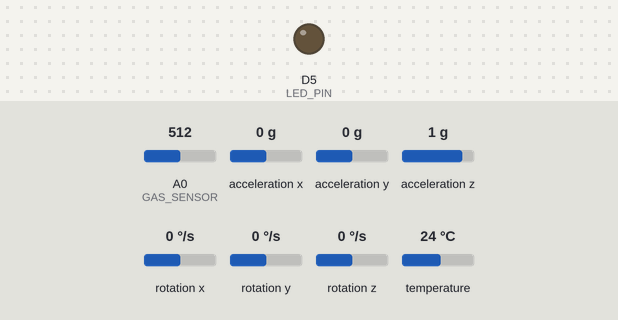
Bench run of a sketch on a simulated ESP8266 (NodeMCU). Shown: output pins drawn as LEDs (lit = HIGH). Inputs (shaded band) come from the test bench; at power-on: acceleration x 0 g, A0 (GAS_SENSOR) = 512, acceleration y 0 g, acceleration z 1 g, rotation x 0 °/s, rotation y 0 °/s, rotation z 0 °/s, temperature 24 °C. WiFi joins after 1.5 s; servers stay silent unless stated; uploads are accepted with an empty reply; what the sketch prints to the serial monitor is not drawn.

Above: at 3.9 s.
4.0 s: acceleration x set to -1.4 g
At 4.03 s:
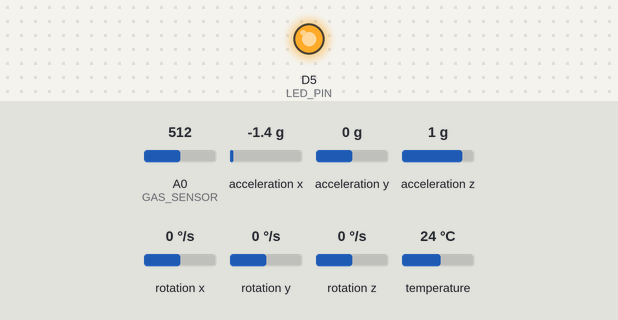
5.6 s: A0 (GAS_SENSOR) set to 539
7.1 s: A0 (GAS_SENSOR) set to 568
At 7.6 s:
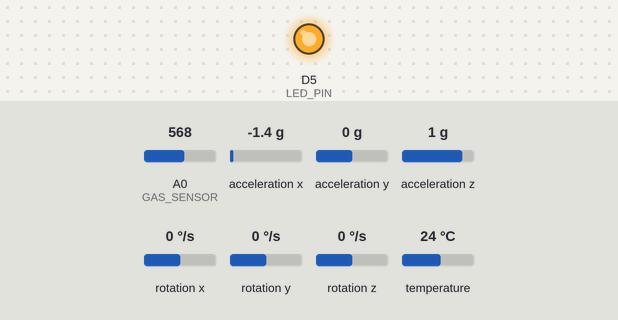
11.7 s: A0 (GAS_SENSOR) set to 306
At 12.9 s:
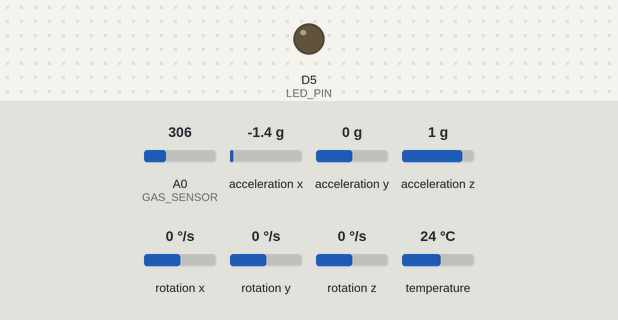
13.2 s: A0 (GAS_SENSOR) set to 660
At 13.9 s:
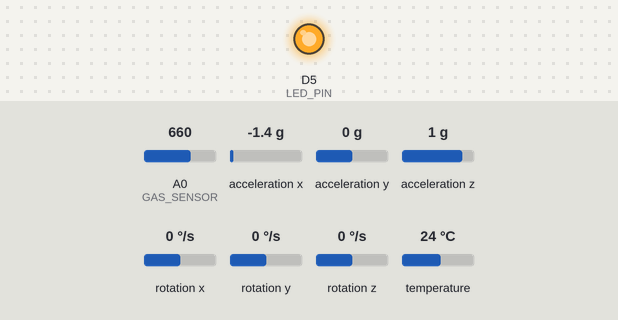
Timing chart, 0 to 15.7 s (numbered marks = the images above; inputs shaded):
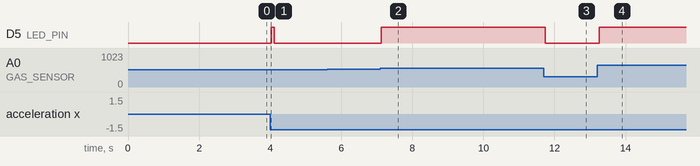

The sketch:

nodemcu_blackeye.ino
```cpp
/*
 * ==============================================================================
 * BLACK EYE — SIH26025 (Smart India Hackathon)
 * AI-Enabled Mine Subsidence & Hazard Monitoring Early Warning System
 *
 * NodeMCU ESP8266 Firmware (Station S-001)
 * Hardware Setup:
 *   - Adafruit MPU-6050 (I2C: D1 = SCL, D2 = SDA) -> Measures Tilt Angle (°) & Dynamic Strata Vibration
 *   - MQ-2 / MQ-4 Gas Sensor (Analog Out -> A0)     -> Measures Methane / Toxic Mine Gas (PPM)
 *   - Alert LED (Digital Out -> D5)                  -> Local Audio/Visual Hazard Indicator
 *
 * Transmits real-time JSON packets over Wi-Fi to the BLACK EYE Node.js Core Backend:
 *   POST http://<SERVER_IP>:5000/api/nodemcu
 * ==============================================================================
 */

#include <ESP8266WiFi.h>
#include <ESP8266HTTPClient.h>
#include <WiFiClient.h>
#include <Wire.h>
#include <Adafruit_MPU6050.h>
#include <Adafruit_Sensor.h>
#include <math.h>

// ==============================================================================
// 1. NETWORK CONFIGURATION — UPDATE WITH YOUR DETAILS
// ==============================================================================
const char* WIFI_SSID     = "HARSHAL-LAP 4524";
const char* WIFI_PASSWORD = "00000000";

// Your Laptop's Mobile Hotspot IP address:
const char* SERVER_IP   = "192.168.137.1";
const int   SERVER_PORT = 5000;
const char* STATION_ID  = "S-001";

// ==============================================================================
// 2. PIN DEFINITIONS & THRESHOLDS (Matches Your Setup)
// ==============================================================================
#define GAS_SENSOR A0     // MQ-2 / MQ-4 Gas Sensor Analog Output
#define LED_PIN    D5     // Alert LED Pin

Adafruit_MPU6050 mpu;

// Thresholds
int   gasThreshold       = 550;  // Raw ADC (0-1023): >550 indicates elevated coal mine gas
float vibrationThreshold = 2.0;  // Delta acceleration sum threshold
bool  mpuAvailable       = false;

// Telemetry intervals
const unsigned long TRANSMIT_INTERVAL_MS = 2500;  // Send to backend every 2.5s
unsigned long lastTransmitTime           = 0;

// Acceleration tracking
float lastX = 0;
float lastY = 0;
float lastZ = 0;

// Maximum vibration detected within transmission window
float maxWindowVibration = 0.0;

// ==============================================================================
// 3. WI-FI CONNECTION HELPER
// ==============================================================================
void connectWiFi() {
  Serial.print("\n[WiFi] Connecting to: ");
  Serial.println(WIFI_SSID);

  WiFi.persistent(false);
  WiFi.disconnect();
  delay(150);
  WiFi.mode(WIFI_STA);
  WiFi.begin(WIFI_SSID, WIFI_PASSWORD);

  int retries = 0;
  while (WiFi.status() != WL_CONNECTED && retries < 35) {
    delay(400);
    Serial.print(".");
    retries++;
  }

  if (WiFi.status() == WL_CONNECTED) {
    digitalWrite(LED_PIN, LOW);
    Serial.println("\n[WiFi] Connected successfully!");
    Serial.print("[WiFi] NodeMCU IP: ");
    Serial.println(WiFi.localIP());
    Serial.print("[WiFi] RSSI Signal: ");
    Serial.print(WiFi.RSSI());
    Serial.println(" dBm");
  } else {
    Serial.println("\n[WiFi] Connection timeout. Check that Hotspot is 2.4GHz.");
  }
}

// ==============================================================================
// 4. SETUP
// ==============================================================================
void setup() {
  Serial.begin(115200);
  delay(500);

  pinMode(GAS_SENSOR, INPUT);
  pinMode(LED_PIN, OUTPUT);
  digitalWrite(LED_PIN, LOW);

  // Initialize ESP8266 I2C (SDA = D2, SCL = D1)
  Wire.begin(D2, D1);
  Wire.setClock(100000);
  delay(150);

  Serial.println("\n========================================================");
  Serial.println("🛰️  BLACK EYE — Mine Safety System Starting (SIH26025)");
  Serial.println("========================================================");

  // 1. Scan I2C bus to find connected address
  Serial.println("🔍 Scanning I2C bus on SDA=D2, SCL=D1...");
  byte foundAddress = 0;
  for (byte address = 1; address < 127; address++) {
    Wire.beginTransmission(address);
    if (Wire.endTransmission() == 0) {
      Serial.print("✅ Found I2C device at address: 0x");
      if (address < 16) Serial.print("0");
      Serial.println(address, HEX);
      foundAddress = address;
    }
  }

  // If not found, try swapping SCL & SDA (in case wires were reversed)
  if (foundAddress == 0) {
    Serial.println("⚠️ Nothing on SDA=D2, SCL=D1. Testing reversed pins (SDA=D1, SCL=D2)...");
    Wire.begin(D1, D2);
    delay(100);
    for (byte address = 1; address < 127; address++) {
      Wire.beginTransmission(address);
      if (Wire.endTransmission() == 0) {
        Serial.print("✅ Found I2C device with swapped pins at: 0x");
        Serial.println(address, HEX);
        foundAddress = address;
        break;
      }
    }
    if (foundAddress == 0) {
      // Revert back to D2, D1
      Wire.begin(D2, D1);
      Serial.println("❌ No I2C device found. Check wires: VCC->VIN(5V), GND->GND, SCL->D1, SDA->D2.");
    }
  }

  // 2. Initialize MPU-6050
  mpuAvailable = false;
  byte targetAddr = (foundAddress != 0) ? foundAddress : 0x68;
  if (mpu.begin(targetAddr, &Wire)) {
    Serial.print("✅ MPU6050 Initialized at address 0x");
    Serial.println(targetAddr, HEX);
    mpuAvailable = true;
  } else if (mpu.begin(0x69, &Wire)) {
    Serial.println("✅ MPU6050 Initialized at secondary address 0x69!");
    mpuAvailable = true;
  } else {
    Serial.println("⚠️ MPU6050 could not be started. Check sensor soldering/connections.");
  }

  if (mpuAvailable) {
    mpu.setAccelerometerRange(MPU6050_RANGE_8_G);
    mpu.setGyroRange(MPU6050_RANGE_500_DEG);
    mpu.setFilterBandwidth(MPU6050_BAND_21_HZ);

    delay(300);

    sensors_event_t a, g, temp;
    mpu.getEvent(&a, &g, &temp);
    lastX = a.acceleration.x;
    lastY = a.acceleration.y;
    lastZ = a.acceleration.z;
    Serial.println("✅ MPU6050 Calibration complete!");
  }

  // Connect to Wi-Fi
  connectWiFi();

  Serial.println("✅ System Online!");
  Serial.println("--------------------------------------------------------");
}

// ==============================================================================
// 5. MAIN SENSING & TRANSMISSION LOOP
// ==============================================================================
void loop() {
  // -------------------------------------------------------------
  // A. READ MQ-2 GAS SENSOR (Fast loop: runs continuously)
  // -------------------------------------------------------------
  int gasValue = analogRead(GAS_SENSOR);
  bool gasDetected = (gasValue > gasThreshold);

  // -------------------------------------------------------------
  // B. READ MPU-6050 (Acceleration & Tilt)
  // -------------------------------------------------------------
  float x = 0.0, y = 0.0, z = 9.8;
  float currentVibration = 0.0;
  float roundedTilt = 0.0;
  float estimatedDisp = 1.2;
  bool vibrationDetected = false;

  if (mpuAvailable) {
    sensors_event_t a, g, temp;
    mpu.getEvent(&a, &g, &temp);

    x = a.acceleration.x;
    y = a.acceleration.y;
    z = a.acceleration.z;

    // 1. Dynamic Strata Vibration Delta
    float changeX = abs(x - lastX);
    float changeY = abs(y - lastY);
    float changeZ = abs(z - lastZ);
    currentVibration = changeX + changeY + changeZ;

    if (currentVibration > maxWindowVibration) {
      maxWindowVibration = currentVibration;
    }

    vibrationDetected = (currentVibration > vibrationThreshold);

    // 2. Angular Tilt Calculation in degrees
    float pitch = atan2(y, sqrt(x * x + z * z)) * (180.0 / M_PI);
    float roll  = atan2(-x, sqrt(y * y + z * z)) * (180.0 / M_PI);
    float totalTilt = sqrt(pitch * pitch + roll * roll);
    roundedTilt = round(totalTilt * 10.0) / 10.0;

    estimatedDisp = round((roundedTilt * 1.8 + currentVibration * 0.5) * 10.0) / 10.0;
    if (estimatedDisp < 0.5) estimatedDisp = 1.2;

    lastX = x;
    lastY = y;
    lastZ = z;
  }

  // -------------------------------------------------------------
  // C. LOCAL LED ALERT (Zero latency)
  // -------------------------------------------------------------
  if (gasDetected || vibrationDetected) {
    digitalWrite(LED_PIN, HIGH);
  } else {
    digitalWrite(LED_PIN, LOW);
  }

  // -------------------------------------------------------------
  // D. PERIODIC HTTP TELEMETRY TRANSMISSION TO NODE.JS BACKEND
  // -------------------------------------------------------------
  unsigned long now = millis();
  if (now - lastTransmitTime >= TRANSMIT_INTERVAL_MS) {
    lastTransmitTime = now;

    // Categorize vibration status string
    String vibStatus = "Normal";
    if (maxWindowVibration >= (vibrationThreshold * 2.2)) {
      vibStatus = "High";
    } else if (maxWindowVibration >= vibrationThreshold) {
      vibStatus = "Elevated";
    }

    String gasStatus = (gasValue > 650) ? "Hazardous Gas Detected" : ((gasValue > 400) ? "Elevated Gas" : "Normal");

    // Local Serial Telemetry Print
    Serial.println("\n--------------------------------------------------------");
    Serial.print("Gas PPM: ");
    Serial.print(gasValue);
    Serial.print(" | Tilt: ");
    Serial.print(roundedTilt);
    Serial.print("° | Vib Peak: ");
    Serial.print(maxWindowVibration);
    Serial.print(" (");
    Serial.print(vibStatus);
    Serial.println(")");

    if (gasDetected && vibrationDetected) {
      Serial.println("🚨 ALERT: DUAL THREAT — GAS + STRATA VIBRATION DETECTED!");
    } else if (gasDetected) {
      Serial.println("🚨 ALERT: ELEVATED MINE GAS CONCENTRATION!");
    } else if (vibrationDetected) {
      Serial.println("⚠️ ALERT: ABNORMAL ROCK STRATA VIBRATION DETECTED!");
    } else {
      Serial.println("✅ STATUS: STRATA SAFE & STABLE");
    }

    // Reset peak for next interval window
    maxWindowVibration = 0.0;

    // Send HTTP POST if Wi-Fi is connected
    if (WiFi.status() == WL_CONNECTED) {
      int rssi = WiFi.RSSI();

      // Build JSON payload matching BLACK EYE backend schema
      String jsonPayload = "{";
      jsonPayload += "\"station_id\":\"" + String(STATION_ID) + "\",";
      jsonPayload += "\"tilt\":" + String(roundedTilt, 1) + ",";
      jsonPayload += "\"displacement\":" + String(estimatedDisp, 1) + ",";
      jsonPayload += "\"vibration\":\"" + vibStatus + "\",";
      jsonPayload += "\"gas_ppm\":" + String(gasValue) + ",";
      jsonPayload += "\"gas_status\":\"" + gasStatus + "\",";
      jsonPayload += "\"crack_status\":\"Normal\",";
      jsonPayload += "\"battery\":98,";
      jsonPayload += "\"signal_rssi\":" + String(rssi) + ",";
      jsonPayload += "\"source\":\"nodemcu\"";
      jsonPayload += "}";

      WiFiClient client;
      HTTPClient http;
      String targetUrl = "http://" + String(SERVER_IP) + ":" + String(SERVER_PORT) + "/api/nodemcu";

      http.begin(client, targetUrl);
      http.addHeader("Content-Type", "application/json");
      http.setTimeout(1800); // 1.8s timeout

      int httpResponseCode = http.POST(jsonPayload);

      if (httpResponseCode == 200) {
        String response = http.getString();
        Serial.print("📡 [BLACK EYE Backend Ack]: ");
        Serial.println(response);
      } else {
        Serial.print("⚠️ HTTP POST Status: ");
        Serial.println(httpResponseCode);
      }
      http.end();
    } else {
      Serial.println("[WiFi] Waiting for hotspot link...");
      static unsigned long lastRetry = 0;
      if (millis() - lastRetry > 10000) {
        lastRetry = millis();
        WiFi.begin(WIFI_SSID, WIFI_PASSWORD);
      }
    }
  }

  // Save current acceleration for next delta calculation
  lastX = x;
  lastY = y;
  lastZ = z;

  delay(80); // Fast 80ms loop for smooth vibration response
}
```

Measured:
- after the input at 4.0 s, D5 (LED_PIN): LOW → HIGH at once, → LOW 0.08 s later
- after the input at 5.6 s, every drawn part: stays the same
- after the input at 7.1 s, D5 (LED_PIN): LOW → HIGH at once
- after the input at 11.7 s, D5 (LED_PIN): HIGH → LOW at once
- after the input at 13.2 s, D5 (LED_PIN): LOW → HIGH after 0.06 s
